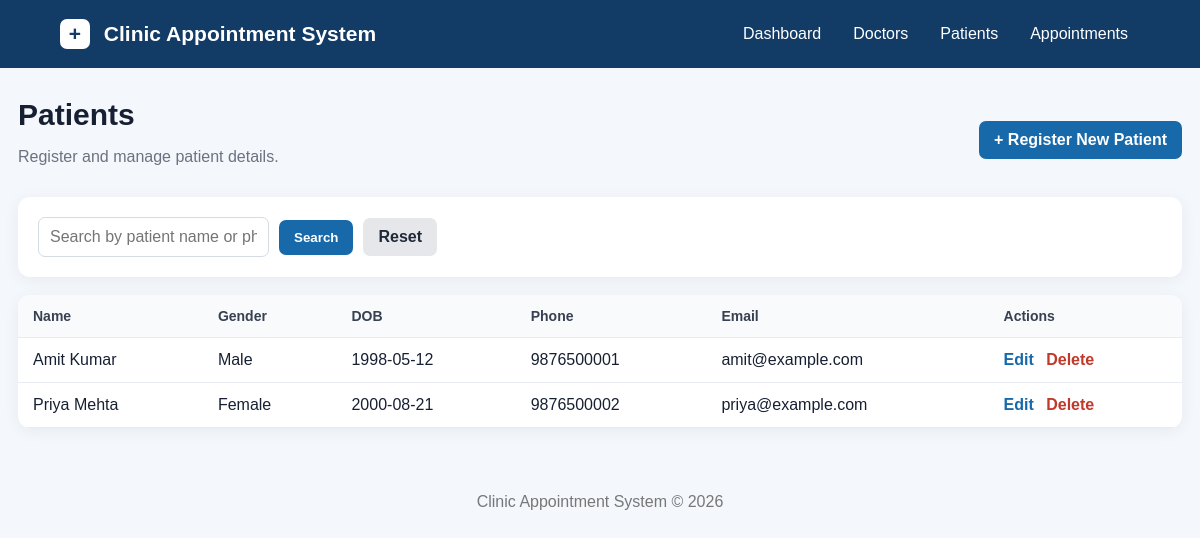
/patients.php, run on the app's committed database.
### tables this page shows
CREATE TABLE patients (
    id INT AUTO_INCREMENT PRIMARY KEY,
    name VARCHAR(100) NOT NULL,
    gender VARCHAR(20),
    dob DATE NULL,
    phone VARCHAR(20),
    email VARCHAR(120),
    address VARCHAR(255),
    created_at TIMESTAMP DEFAULT CURRENT_TIMESTAMP
);

### patients.php (the view, shortened to what this page needs)
<?php
require "config.php";
$search=trim($_GET["search"] ?? "");
if ($search !== "") {
    $stmt=$pdo->prepare("SELECT * FROM patients WHERE name LIKE ? OR phone LIKE ? ORDER BY name");
    $stmt->execute(["%$search%","%$search%"]); $patients=$stmt->fetchAll();
} else $patients=$pdo->query("SELECT * FROM patients ORDER BY name")->fetchAll();
require "header.php";
?>
<div class="section-head"><div><h1>Patients</h1><p class="muted">Register and manage patient details.</p></div><a class="btn" href="patient_form.php">+ Register New Patient</a></div>
<form class="filter card" method="get">
<input name="search" value="<?=htmlspecialchars($search)?>" placeholder="Search by patient name or phone">
<button class="btn">Search</button><a class="btn secondary" href="patients.php">Reset</a>
</form>
<div class="card table-wrap"><table>
<thead><tr><th>Name</th><th>Gender</th><th>DOB</th><th>Phone</th><th>Email</th><th>Actions</th></tr></thead>
<tbody>
<?php if(!$patients): ?><tr><td colspan="6" class="empty">No patients found.</td></tr>
<?php else: foreach($patients as $p): ?>
<tr><td><?=htmlspecialchars($p["name"])?></td><td><?=htmlspecialchars($p["gender"])?></td><td><?=htmlspecialchars($p["dob"])?></td><td><?=htmlspecialchars($p["phone"])?></td><td><?=htmlspecialchars($p["email"])?></td>
<td class="actions"><a class="link" href="patient_form.php?id=<?=$p["id"]?>">Edit</a> <a class="danger" onclick="return confirm('Delete this patient?')" href="patients.php?delete=<?=$p["id"]?>">Delete</a></td></tr>
<?php endforeach; endif; ?>
</tbody></table></div>
<?php require "footer.php"; ?>

### assets/style.css (style rules this page uses)
* { box-sizing:border-box }
body { margin:0;font-family:Arial,Helvetica,sans-serif;background:#f4f7fb;color:#172033 }
h1 { margin:0 0 7px;font-size:30px }
.muted { color:#6b7280 }
.card { background:#fff;border-radius:12px;padding:20px;box-shadow:0 3px 16px rgba(0,0,0,.06) }
.section-head { display:flex;justify-content:space-between;align-items:center;gap:15px;margin:25px 0 15px }
.btn { display:inline-block;border:0;background:#1769aa;color:#fff;text-decoration:none;padding:10px 15px;border-radius:7px;cursor:pointer;font-weight:600 }
.btn.secondary { background:#e5e7eb;color:#1f2937 }
.filter { display:flex;gap:10px;align-items:center;flex-wrap:wrap;margin-bottom:18px }
input,select,textarea { width:100%;padding:10px 11px;border:1px solid #d5dbe3;border-radius:7px;background:#fff;font:inherit }
.filter input,.filter select { width:auto;min-width:180px }
.table-wrap { overflow-x:auto;padding:0 }
table { width:100%;border-collapse:collapse;min-width:800px }
th,td { text-align:left;padding:13px 15px;border-bottom:1px solid #e7eaf0 }
th { background:#f8fafc;color:#374151;font-size:14px }
.actions { white-space:nowrap }
.link { color:#1769aa;text-decoration:none;font-weight:600 }
.danger { color:#c0392b;text-decoration:none;font-weight:600;margin-left:8px }

### data on the page
patients: name "Amit Kumar", gender "Male", dob "1998-05-12", phone "9876500001", email "amit@example.com"
patients: name "Priya Mehta", gender "Female", dob "2000-08-21", phone "9876500002", email "priya@example.com"
